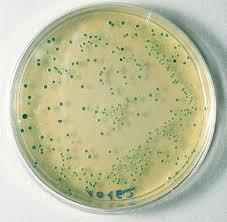
#> input picture Images/images.jpg, 227 x 222 px, found by its file name
$ jupyter execute CellCounting.ipynb   (shell and % lines are left out)
#> lines starting #> are read from the running program, lines starting #| are printed output that depends on the picture
<a href="https://colab.research.google.com/github/jcastanonv/CellCountingCSRNet/blob/main/CellCounting.ipynb" target="_parent"></a>

[cell 1]
from google.colab import drive
drive.mount('/content/drive/')

[cell 2]
import matplotlib.pyplot as plt
import numpy as np
import h5py
import scipy.io as io
from PIL import Image
import os
import glob
from scipy.ndimage.filters import gaussian_filter
import scipy
import json
from tqdm import tqdm

from matplotlib import cm as CM

[cell 3]
img = plt.imread('../content/drive/MyDrive/CellCount/CellCountingCSRNet/Images/images.jpg')
#> img is the input picture: shape (222, 227, 3); mean R, G, B 189.6, 191.5, 156.7
plt.imshow(img)

[cell 4]
img2 = plt.imread('../content/drive/MyDrive/CellCount/CellCountingCSRNet/Images/000038-237x237.jpg')
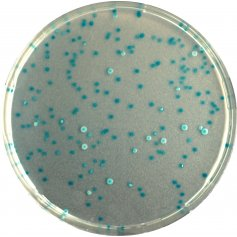
#> input picture Images/000038-237x237.jpg, 237 x 237 px, found by its file name
#> img2 is the input picture: shape (237, 237, 3); mean R, G, B 166.6, 178.3, 168.7
plt.imshow(img2)

[cell 5]
def gaussian_filter_density(gt):
  density = np.zeros(gt.shape, dtype=np.float32)
  gt_count = np.count_nonzero(gt)
#> gt_count = 0
#> gt: shape (237, 237) float64; every value is 0
  if gt_count == 0:
    return density

  pts = np.array(list(zip(np.nonzeros(gt)[1].ravel(), np.nonzeros(gt)[0])))
  leaf_size = 2048

  tree = scipy.spatial.KDTree(pts.copy(), leafsize=leaf_size)

  distances, locations = tree.query(pts, k=4)

  for i, pt in enumerate(pts):
    pt2d = np.zeros(gt.shape, dtype=np.float32)
    pt2d[pt[1], pt[0]] = 1.
    if gt_count > 1:
      sigma = (distances[i][1] + distances[i][2] + distances[i][3])*0.1
    else:
      sigma = np.average(np.array(gt.shape))/2./2.

    density += scipy.ndimage.filters.gaussian_filter(pt2d, sigma, mode='constant')
  return density

[cell 6]
k = np.zeros((img2.shape[0], img2.shape[1]))
g = gaussian_filter_density(k)
groundtruth = np.asarray(g)

[cell 7]
plt.imshow(groundtruth, cmap=CM.jet)
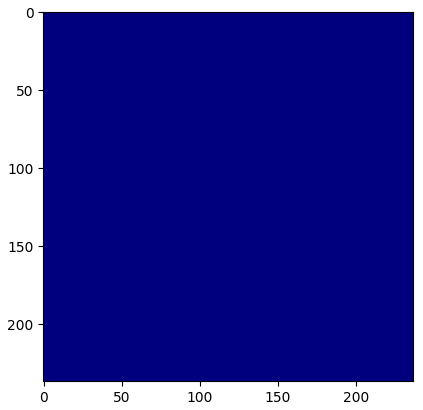
#> figure drawn by matplotlib, 1 panel
